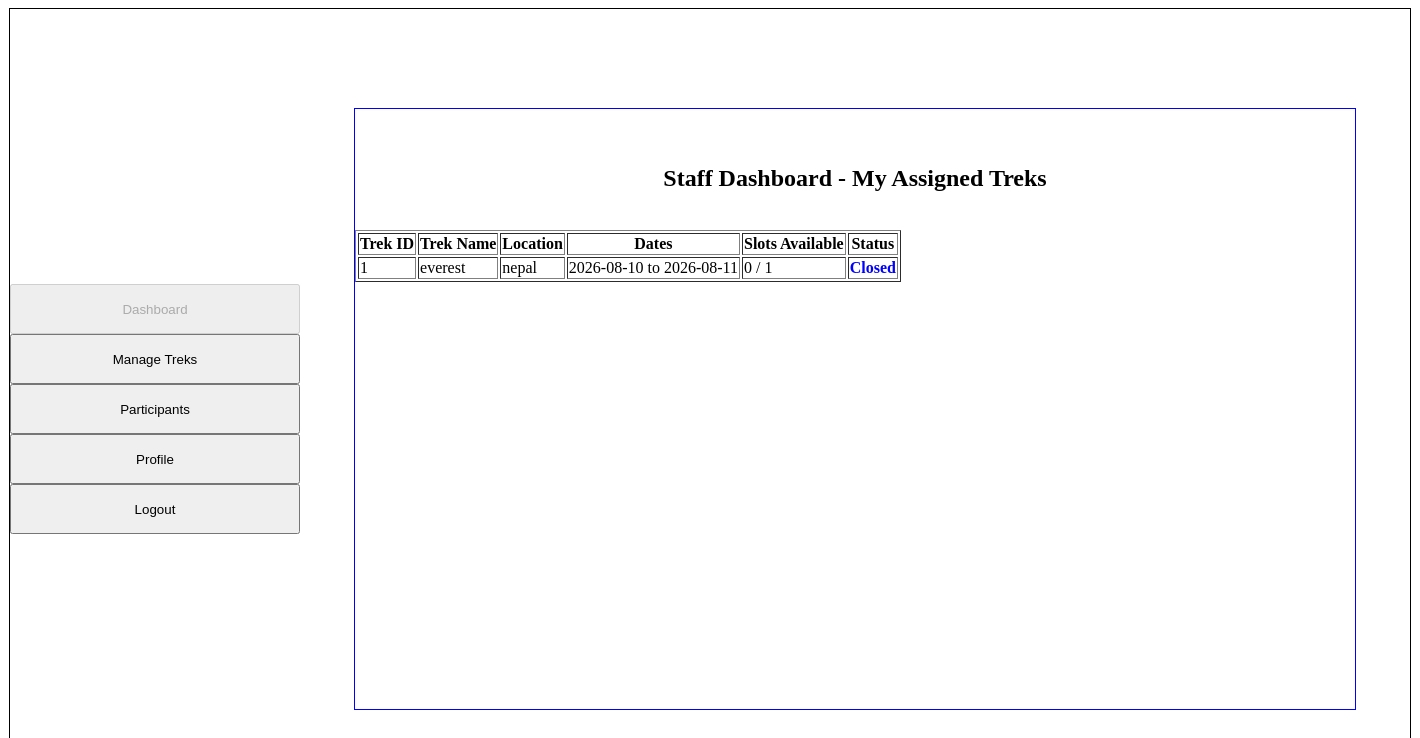
The page /staff_dashboard (signed in) on the database its author committed.
### models.py (models this page shows)
class Trek(db.Model):
    __tablename__ = "treks"
    trek_id = db.Column(db.Integer, primary_key=True)
    trek_name = db.Column(db.String(200), nullable=False)
    location = db.Column(db.String(100), nullable=False)
    difficulty = db.Column(db.String(50), nullable=False)
    duration = db.Column(db.String(50), nullable=False)
    start_date = db.Column(db.Date, nullable=False)
    end_date = db.Column(db.Date, nullable=False)
    total_slots = db.Column(db.Integer, nullable=False)
    available_slots = db.Column(db.Integer, nullable=False)
    status = db.Column(db.String(20), nullable=False)
    description = db.Column(db.String(500), nullable=False)
    assigned_staff_id = db.Column(db.Integer, db.ForeignKey("users.user_id"), nullable=True)
    bookings = db.relationship("Booking", cascade="all,delete", backref="trek")

### app.py (the view)
@app.route('/staff_dashboard')
def staff():
    current_staff_id = session.get('user_id')
    my_assigned_treks = db.session.query(Trek).filter(Trek.assigned_staff_id == current_staff_id).all()
    return render_template("staff_dashboard.html", treks=my_assigned_treks)

### templates/staff_dashboard.html (shortened to what this page needs)
{% extends "base.html" %}
{% block sidebar %}
    <a href="/staff_dashboard"><input type="button" value="Dashboard" style="width: 290px; height: 50px; margin: 0 auto;" disabled></a><br>
    <a href="/staff_trek_manage"><input type="button" value="Manage Treks" style="width: 290px; height: 50px; margin: 0 auto;"></a><br>
    <a href="/participants"><input type="button" value="Participants" style="width: 290px; height: 50px; margin: 0 auto;"></a><br>
    <a href="/profile_staff"><input type="button" value="Profile" style="width: 290px; height: 50px; margin: 0 auto;"></a><br>
    <a href="/logout"><input type="button" value="Logout" style="width: 290px; height: 50px; margin: 0 auto;"></a>
{% endblock %}
{% block content %}
    <div class="admn-head" style="text-align: center;">
        <h2>Staff Dashboard - My Assigned Treks</h2>
    </div>
    <br>
    <table border="1px solid black" >
        <tr>
            <th>Trek ID</th>
            <th>Trek Name</th>
            <th>Location</th>
            <th>Dates</th>
            <th>Slots Available</th>
            <th>Status</th>
        </tr>
        {% for t in treks %}
        <tr>
            <td>{{ t.trek_id }}</td>
            <td>{{ t.trek_name }}</td>
            <td>{{ t.location }}</td>
            <td>{{ t.start_date }} to {{ t.end_date }}</td>
            <td>{{ t.available_slots }} / {{ t.total_slots }}</td>
            <td style="color: blue; font-weight: bold;">{{ t.status }}</td>
        </tr>
        {% endfor %}
    </table>
{% endblock %}

### rows shown on the page
Trek: trek_id "1", trek_name "everest", location "nepal", start_date "2026-08-10", end_date "2026-08-11", available_slots "0", total_slots "1", status "Closed"
